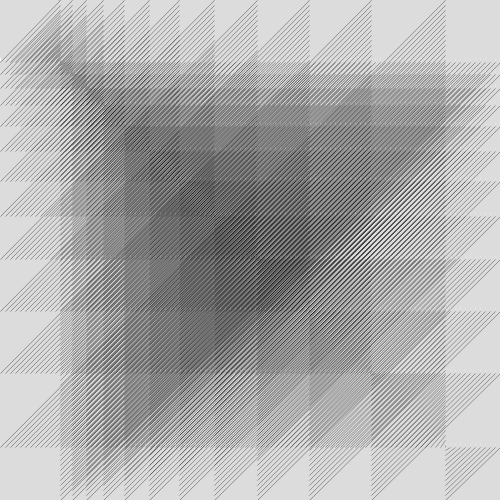
Frame 1 (no input)
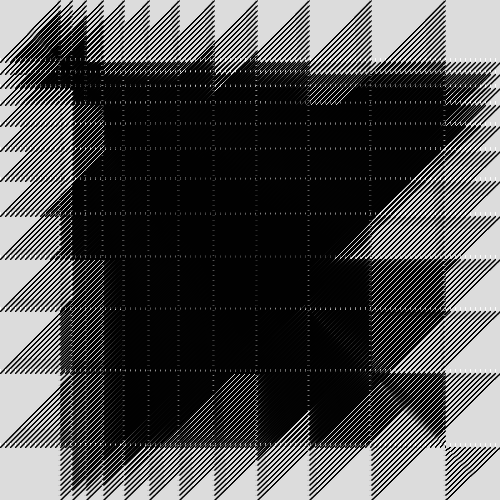
Frame 60 (the mouse pressed at the canvas centre just before this capture)
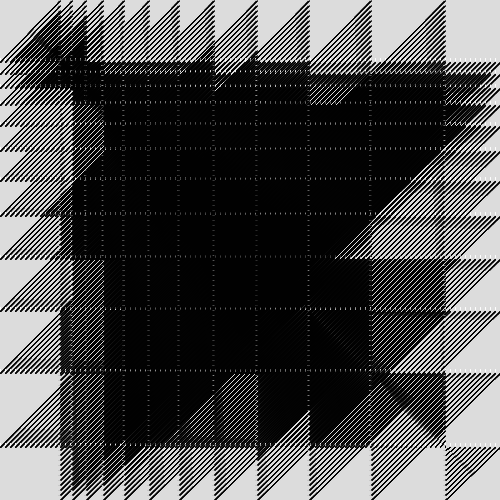
Frame 120 (the mouse held since frame 60 and released just before this capture)

The Processing sketch that drew these frames (run headless with seeded random() and noise(); from frame 60 on, the mouse is pressed at the canvas centre):

// Processing sketch: processing_87798
// ── processing_87798.pde

void setup(){
size(500, 500);
smooth();
background(220);
}



void draw() {

for (float y = 60; y <= width; y *= 1.2) {
for (int x = 0; x <= height; x += 5) {
  
  noFill();
  stroke(255);
  line (x,y,x,y-2);
  
  noFill();
  stroke(195);
  line (y,x,y-2,x);
  
  
  noFill();
  stroke(0);
  strokeWeight(.25);
  line (y,x,x,y+2);
 



}
}
}
